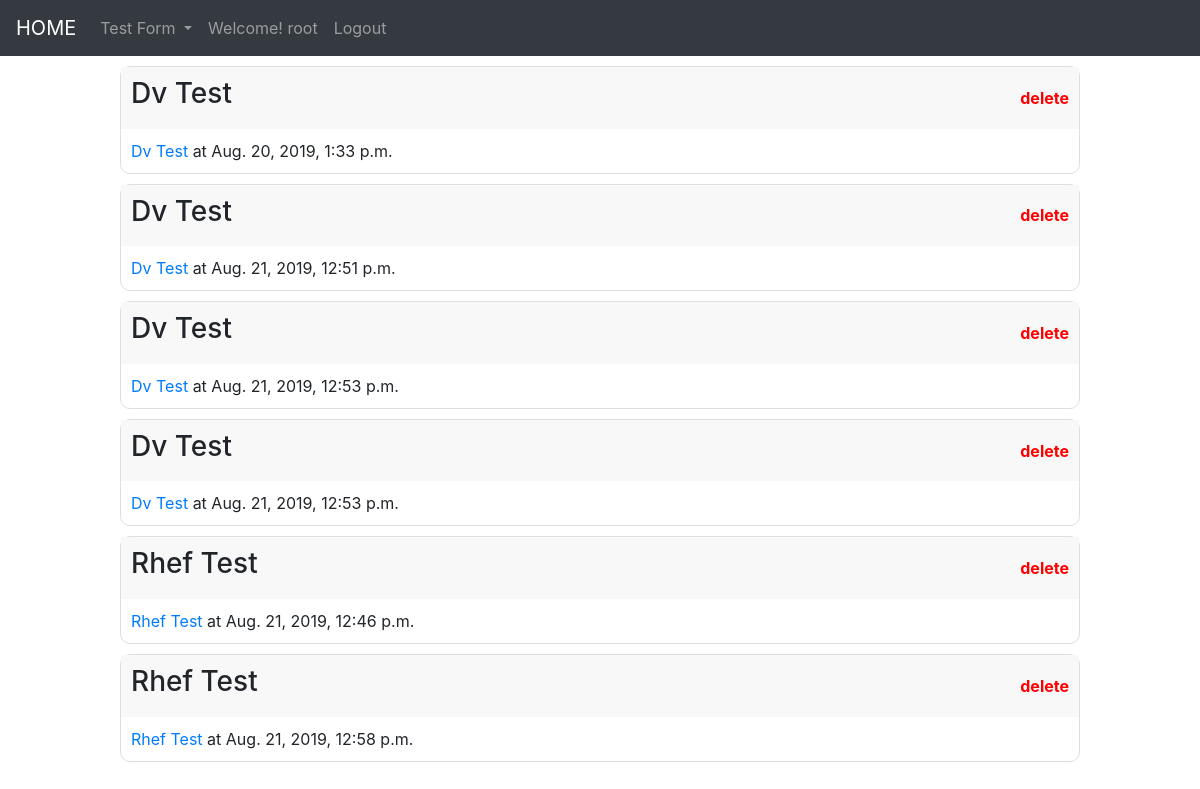
The app's page / (signed in) with its own data.
### domain/models.py (models this page shows, shortened)
class TesterUser(models.Model):
    name = models.CharField(verbose_name="Tester Name", max_length=1000)
    password = models.CharField(verbose_name="Test Id", max_length=1000)
    class Meta:
        verbose_name = "Tester"
        verbose_name_plural = verbose_name

class DvTable(models.Model):
    test_type = models.CharField(verbose_name="Type", max_length=1000, default='Dv Test', null=True, blank=True)
    test_id = models.CharField(max_length=1000, verbose_name="Test id", default='1')
    model = models.ForeignKey(TestModel, on_delete=models.CASCADE, verbose_name="Model")
    destination = models.ForeignKey(Destination, on_delete=models.CASCADE, verbose_name="Destination")
    gas_type = models.ForeignKey(GasType, on_delete=models.CASCADE, verbose_name="Gas Type")
    serial_no = models.CharField(max_length=100, verbose_name='SERIAL_NO', null=True, blank=True)
    gas_control_no = models.CharField(max_length=100, verbose_name='GAS_CONTROL_NO', null=True, blank=True)
    earth_continuity = models.CharField(max_length=100, verbose_name='EARTH_CONTINUITY', null=True, blank=True)
    insulation = models.CharField(max_length=100, verbose_name='INSULATION', null=True, blank=True)
    line_pressure = models.CharField(max_length=100, verbose_name='LINE_PRESSURE', null=True, blank=True)
    set_pressure_high = models.CharField(max_length=100, verbose_name='SET_PRESSURE_HIGH', null=True, blank=True)
    set_pressure_low = models.CharField(max_length=100, verbose_name='SET_PRESSURE_LOW', null=True, blank=True)
    stage_1_key = models.CharField(max_length=100, verbose_name='stage_1_key', null=True, blank=True)
    stage_1_value = models.CharField(max_length=100, verbose_name='stage_1_value', null=True, blank=True)
    stage_2_key = models.CharField(max_length=100, verbose_name='stage_2_key', null=True, blank=True)
    stage_2_value = models.CharField(max_length=100, verbose_name='stage_2_value', null=True, blank=True)
    run_current_high = models.CharField(max_length=100, verbose_name='RUN_CURRENT_HIGH', null=True, blank=True)
    run_current_low = models.CharField(max_length=100, verbose_name='RUN_CURRENT_LOW', null=True, blank=True)
    run_leakage_high = models.CharField(max_length=100, verbose_name='RUN_LEAKAGE_HIGH', null=True, blank=True)
    run_leakage_low = models.CharField(max_length=100, verbose_name='RUN_LEAKAGE_LOW', null=True, blank=True)
    comments = models.TextField(verbose_name="Comments", blank=True, null=True)
    add_time = models.DateTimeField(auto_now=True)
    class Meta:
        verbose_name = "Dv Table"
        verbose_name_plural = verbose_name

class RhefTable(models.Model):
    choices = (
        ('PASS', 'PASS'),
        ('FAIL', 'FAIL')
    )
    test_type = models.CharField(verbose_name="Type", max_length=1000, default='Rhef Test', null=True, blank=True)
    test_id = models.CharField(max_length=1000, verbose_name="Test id", default='1')
    model = models.ForeignKey(TestModel, on_delete=models.CASCADE, verbose_name="Model")
    destination = models.ForeignKey(Destination, on_delete=models.CASCADE, verbose_name="Destination")
    gas_type = models.ForeignKey(GasType, on_delete=models.CASCADE, verbose_name="Gas Type")
    serial_no = models.CharField(max_length=100, verbose_name='SERIAL_NO', null=True, blank=True)
    gas_control_no = models.CharField(max_length=100, verbose_name='GAS_CONTROL_NO', null=True, blank=True)
    earth_continuity = models.CharField(max_length=100, verbose_name='EARTH_CONTINUITY', null=True, blank=True)
    insulation = models.CharField(max_length=100, verbose_name='INSULATION', null=True, blank=True)
    voltage = models.CharField(max_length=100, verbose_name='VOLTAGE', null=True, blank=True, default="230V±3")
    frequency = models.CharField(max_length=100, verbose_name='FREQUENCY', null=True, blank=True, default="50Hz")
    line_pressure = models.CharField(max_length=100, verbose_name='LINE_PRESSURE', null=True, blank=True)
    ignition = models.CharField(max_length=100, verbose_name='IGNITION', null=True, blank=True)
    pl_stage1 = models.CharField(max_length=100, verbose_name='PL_STAGE1', null=True, blank=True)
    pl_stage3 = models.CharField(max_length=100, verbose_name='PF_STAGE3', null=True, blank=True)
    pl_stage4 = models.CharField(max_length=100, verbose_name='PA_STAGE4', null=True, blank=True)
    pl_stage7 = models.CharField(max_length=100, verbose_name='PH_STAGE7', null=True, blank=True)
    pre_purge_period = models.CharField(max_length=100, verbose_name='PRE_PURGE_PERIOD', null=True, blank=True)
    cony_fan_on = models.CharField(max_length=100, verbose_name='CONY_FAN_ON', null=True, blank=True)
    ignition_time = models.CharField(max_length=100, verbose_name='IGNITION_TIME', null=True, blank=True)
    cut_off_response = models.CharField(max_length=100, verbose_name='CUT_OFF_RESPONSE', null=True, blank=True)
    stage_70 = models.CharField(max_length=100, verbose_name='STAGE_70', null=True, blank=True)
    stage_10 = models.CharField(max_length=100, verbose_name='STAGE_10', null=True, blank=True)
    relief_top_left = models.CharField(max_length=100, verbose_name='RELIEF_TOP_LEFT', null=True, blank=True)
    relief_top_right = models.CharField(max_length=100, verbose_name='RELIEF_TOP_RIGHT', null=True, blank=True)
    relief_bottom_left = models.CharField(max_length=100, verbose_name='RELIEF_BOTTOM_LEFT', null=True, blank=True)
    relief_bottom_right = models.CharField(max_length=100, verbose_name='RELIEF_BOTTOM_RIGHT', null=True, blank=True)
    air_leak_test = models.CharField(max_length=100, verbose_name='AIR_LEAK_TEST', null=True, blank=True)
    flame_picture = models.CharField(max_length=100, choices=choices, default="PASS")
    vibration = models.CharField(max_length=100, choices=choices, default="PASS")
    remote_control = models.CharField(max_length=100, choices=choices, default="PASS")
    combustion_stage_7 = models.CharField(max_length=100, verbose_name='Combustion fan RPM stage 7', null=True,
                                          blank=True)
    combustion_stage_3 = models.CharField(max_length=100, verbose_name='Combustion fan RPM stage 3', null=True,
                                          blank=True)
    combustion_stage_1 = models.CharField(max_length=100, verbose_name='Combustion fan RPM stage 1', null=True,
                                          blank=True)
    convection_stage_7 = models.CharField(max_length=100, verbose_name='Convection fan RPM stage 7', null=True,
                                          blank=True)
    electric_stage_7 = models.CharField(max_length=100, verbose_name='Electric Power WATTS stage 7', null=True,
                                        blank=True)
    electric_stage_1 = models.CharField(max_length=100, verbose_name='Electric Power WATTS stage 1', null=True,
                                        blank=True)
    electric_stage_low = models.CharField(max_length=100, verbose_name='Electric Power WATTS EXTRA LOW', null=True,
                                          blank=True)
    gas_flow_stage_7 = models.CharField(max_length=100, verbose_name='Gas Flow Litres/Minute stage 7', null=True,
                                        blank=True)
    gas_flow_stage_4 = models.CharField(max_length=100, verbose_name='Gas Flow Litres/Minute stage 4', null=True,
                                        blank=True)
    gas_flow_stage_3 = models.CharField(max_length=100, verbose_name='Gas Flow Litres/Minute stage 3', null=True,
                                        blank=True)
    gas_flow_stage_1 = models.CharField(max_length=100, verbose_name='Gas Flow Litres/Minute stage 1', null=True,
                                        blank=True)
    gas_flow_stage_low = models.CharField(max_length=100, verbose_name='Gas Flow Litres/Minute EXTRA LOW', null=True,
                                          blank=True)
    position_2_reading1 = models.CharField(max_length=100, verbose_name='Position 2 First Reading', null=True,
                                           blank=True)
    position_2_reading2 = models.CharField(max_length=100, verbose_name='Position 2 Second Reading', null=True,
                                           blank=True)
    position_4_reading1 = models.CharField(max_length=100, verbose_name='Position 4 First Reading', null=True,
                                           blank=True)
    position_4_reading2 = models.CharField(max_length=100, verbose_name='Position 4 Second Reading', null=True,
                                           blank=True)
    position_6_reading1 = models.CharField(max_length=100, verbose_name='Position 6 First Reading', null=True,
                                           blank=True)
    position_6_reading2 = models.CharField(max_length=100, verbose_name='Position 6 Second Reading', null=True,
                                           blank=True)
    comments = models.TextField(verbose_name="Comments", blank=True, null=True)
    add_time = models.DateTimeField(auto_now=True)
    class Meta:
        verbose_name = "Rhef Table"
        verbose_name_plural = verbose_name

### domain/views.py (the view)
# urls.py: path("", IndexView.as_view(), name="index"),
class IndexView(View):
    @staticmethod
    def check_user_login(request):
        if not request.session.get("username"):
            return False
        return True
    def get(self, request):
        if not self.check_user_login(request):
            return HttpResponseRedirect(reverse("login"))
        test_id = TesterUser.objects.get(name=request.session.get('username', "NULL")).password
        tests = list(DvTable.objects.filter(test_id=test_id)) + list(RhefTable.objects.filter(test_id=test_id))
        context = {
            "name": "Test Form",
            'tests': tests,
            'username': request.session.get('username', "NULL")
        }
        return render(request, 'index.html', context)

### templates/index.html (shortened to what this page needs)
{% extends 'base.html' %}
{% load staticfiles %}
{% block head %}
    <link href="https://cdn.bootcss.com/twitter-bootstrap/4.3.1/css/bootstrap.css" rel="stylesheet">
{% endblock %}
{% block body %}
    {% include 'nav.html' %}
    <div class="tests">
        {% for t in tests %}
            <div class="panel panel-default">
                <div class="panel-heading">
                    <h3 class="panel-title">
                        {{ t.test_type }}
                    </h3>
                    <a href="{% url 'delete' %}?id={{ t.id }}&type={{ t.test_type }}">delete</a>
                </div>
                <div class="panel-body">
                    <a href="{% url 'report' %}?id={{ t.id }}&type={% ifequal t.test_type 'Dv Test' %}0{% else %}1{% endifequal %}">{{ t.test_type }}</a>
                    <span> at {{ t.add_time }}</span>
                </div>
            </div>
        {% endfor %}
    </div>
{% endblock %}

### templates/base.html (shortened to what this page needs)
{% load staticfiles %}
<!doctype html>
<html lang="en">
<head>
    <link rel="stylesheet" href="https://cdn.bootcss.com/font-awesome/4.7.0/css/font-awesome.css">
    {% block head %}{% endblock %}
</head>
<body>
{% block body %}
{% endblock %}
</body>
</html>

### templates/nav.html (shortened to what this page needs)
<nav class="navbar navbar-expand-sm bg-dark navbar-dark">
    <a class="navbar-brand" href="{% url 'index' %}">HOME</a>
    <ul class="navbar-nav">
        <li class="nav-item dropdown">
            <a class="nav-link dropdown-toggle" href="#" id="navbardrop" data-toggle="dropdown">
                {{ name }}
            </a>
        </li>
        <li class="nav-item">
            <a class="nav-link" href="#">Welcome! {{ username }} </a>
        </li>
        <li class="nav-item">
            <a class="nav-link" href="{% url 'logout' %}">Logout</a>
        </li>
    </ul>
</nav>

### templates/index.html (style rules this page uses)
.tests { width: 80%; margin: 10px 10%; }
.panel { border: 1px solid #dcdee2; margin: 10px 0; border-radius: 10px; }
.panel-title { width: 100%; padding: 10px; background-color: #f8f8f9; }
.panel-body { width: 100%; padding: 10px; }
.panel-heading { background-color: #f8f8f9; align-items: center; padding-right: 10px; display: flex; flex-direction: row; justify-content: space-between; }
.panel-heading a { font-weight: bold; color: red; }

### records on screen
TesterUser: name "root"
DvTable: test_type "Dv Test", add_time "Aug. 20, 2019, 1:33 p.m."
DvTable: test_type "Dv Test", add_time "Aug. 21, 2019, 12:51 p.m."
DvTable: test_type "Dv Test", add_time "Aug. 21, 2019, 12:53 p.m."
DvTable: test_type "Dv Test", add_time "Aug. 21, 2019, 12:53 p.m."
RhefTable: test_type "Rhef Test", add_time "Aug. 21, 2019, 12:46 p.m."
RhefTable: test_type "Rhef Test", add_time "Aug. 21, 2019, 12:58 p.m."

### other values on screen
{{ name }} "Test Form"
